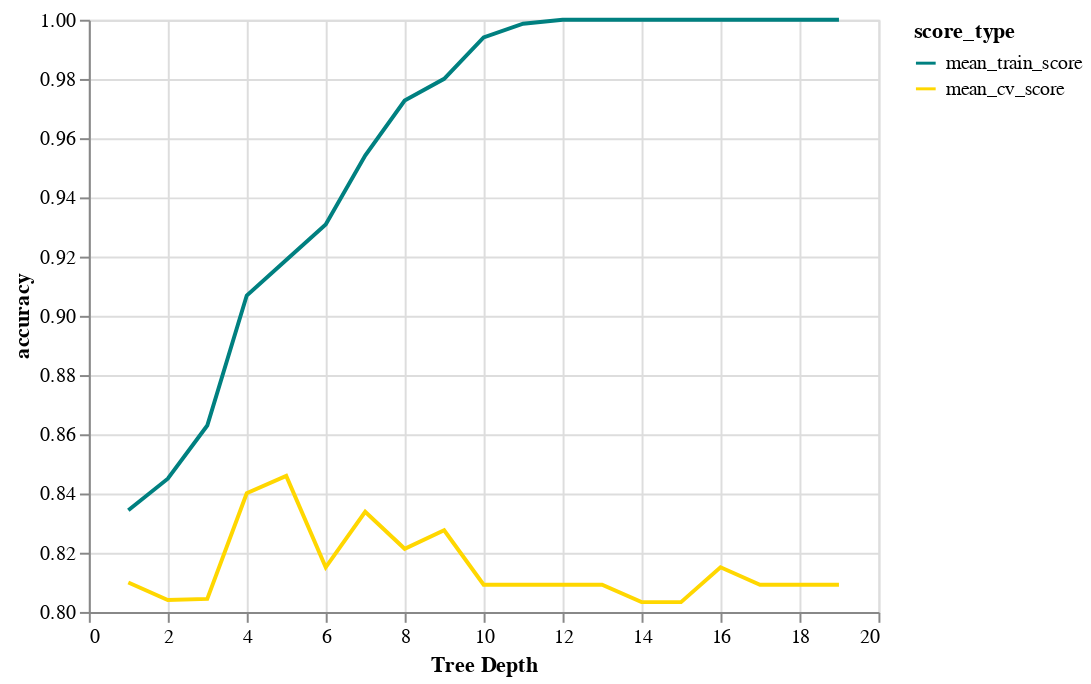

Notebook cell for this chart:
### Code cell
chart1.encode(alt.Y('accuracy:Q', scale=alt.Scale(zero=False)))

### Figure 1 — Vega-Lite specification as saved in the notebook (floating-point values rounded to 4 significant figures)
{"config": {"view": {"continuousWidth": 400, "continuousHeight": 300}}, "data": {"name": "data-ec52d7dcc9ed39f3067712915bdf9d39"}, "mark": "line", "encoding": {"color": {"type": "nominal", "field": "score_type", "scale": {"domain": ["mean_train_score", "mean_cv_score"], "range": ["teal", "gold"]}}, "x": {"type": "quantitative", "axis": {"title": "Tree Depth"}, "field": "depth"}, "y": {"type": "quantitative", "field": "accuracy", "scale": {"zero": false}}}, "$schema": "https://vega.github.io/schema/vega-lite/v4.8.1.json", "datasets": {"data-ec52d7dcc9ed39f3067712915bdf9d39": [{"depth": 1, "score_type": "mean_train_score", "accuracy": 0.8343}, {"depth": 2, "score_type": "mean_train_score", "accuracy": 0.845}, {"depth": 3, "score_type": "mean_train_score", "accuracy": 0.863}, {"depth": 4, "score_type": "mean_train_score", "accuracy": 0.9069}, {"depth": 5, "score_type": "mean_train_score", "accuracy": 0.9188}, {"depth": 6, "score_type": "mean_train_score", "accuracy": 0.9308}, {"depth": 7, "score_type": "mean_train_score", "accuracy": 0.9541}, {"depth": 8, "score_type": "mean_train_score", "accuracy": 0.9727}, {"depth": 9, "score_type": "mean_train_score", "accuracy": 0.98}, {"depth": 10, "score_type": "mean_train_score", "accuracy": 0.994}, {"depth": 11, "score_type": "mean_train_score", "accuracy": 0.9987}, {"depth": 12, "score_type": "mean_train_score", "accuracy": 1.0}, {"depth": 13, "score_type": "mean_train_score", "accuracy": 1.0}, {"depth": 14, "score_type": "mean_train_score", "accuracy": 1.0}, {"depth": 15, "score_type": "mean_train_score", "accuracy": 1.0}, {"depth": 16, "score_type": "mean_train_score", "accuracy": 1.0}, {"depth": 17, "score_type": "mean_train_score", "accuracy": 1.0}, {"depth": 18, "score_type": "mean_train_score", "accuracy": 1.0}, {"depth": 19, "score_type": "mean_train_score", "accuracy": 1.0}, {"depth": 1, "score_type": "mean_cv_score", "accuracy": 0.8099}, {"depth": 2, "score_type": "mean_cv_score", "accuracy": 0.804}, {"depth": 3, "score_type": "mean_cv_score", "accuracy": 0.8044}, {"depth": 4, "score_type": "mean_cv_score", "accuracy": 0.8401}, {"depth": 5, "score_type": "mean_cv_score", "accuracy": 0.846}, {"depth": 6, "score_type": "mean_cv_score", "accuracy": 0.8151}, {"depth": 7, "score_type": "mean_cv_score", "accuracy": 0.8338}, {"depth": 8, "score_type": "mean_cv_score", "accuracy": 0.8213}, {"depth": 9, "score_type": "mean_cv_score", "accuracy": 0.8276}, {"depth": 10, "score_type": "mean_cv_score", "accuracy": 0.8092}, {"depth": 11, "score_type": "mean_cv_score", "accuracy": 0.8092}, {"depth": 12, "score_type": "mean_cv_score", "accuracy": 0.8092}, {"depth": 13, "score_type": "mean_cv_score", "accuracy": 0.8092}, {"depth": 14, "score_type": "mean_cv_score", "accuracy": 0.8033}, {"depth": 15, "score_type": "mean_cv_score", "accuracy": 0.8033}, {"depth": 16, "score_type": "mean_cv_score", "accuracy": 0.8151}, {"depth": 17, "score_type": "mean_cv_score", "accuracy": 0.8092}, {"depth": 18, "score_type": "mean_cv_score", "accuracy": 0.8092}, {"depth": 19, "score_type": "mean_cv_score", "accuracy": 0.8092}]}}
